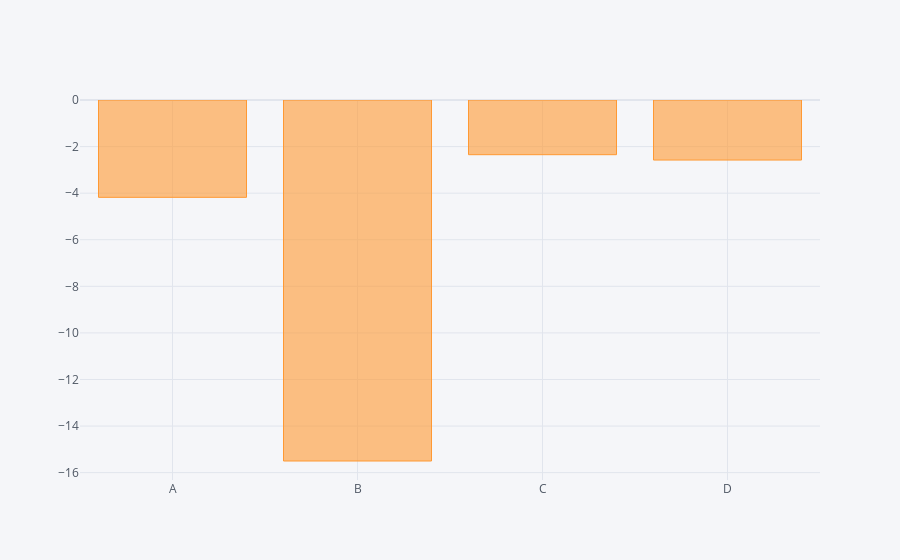

Notebook cell for this chart:
### Code cell
df.sum().iplot(kind='bar')

### Figure 1 — Plotly figure (JSON) as saved in the notebook; plotly's stock layout.template omitted (floating-point values rounded to 4 significant figures)
{"data": [{"marker": {"color": "rgba(255, 153, 51, 0.6)", "line": {"color": "rgba(255, 153, 51, 1.0)", "width": 1}}, "name": "None", "orientation": "v", "text": "", "type": "bar", "x": ["A", "B", "C", "D"], "y": [-4.179, -15.5, -2.348, -2.578]}], "layout": {"legend": {"bgcolor": "#F5F6F9", "font": {"color": "#4D5663"}}, "paper_bgcolor": "#F5F6F9", "plot_bgcolor": "#F5F6F9", "title": {"font": {"color": "#4D5663"}}, "xaxis": {"gridcolor": "#E1E5ED", "showgrid": true, "tickfont": {"color": "#4D5663"}, "title": {"font": {"color": "#4D5663"}, "text": ""}, "zerolinecolor": "#E1E5ED"}, "yaxis": {"gridcolor": "#E1E5ED", "showgrid": true, "tickfont": {"color": "#4D5663"}, "title": {"font": {"color": "#4D5663"}, "text": ""}, "zerolinecolor": "#E1E5ED"}}}
